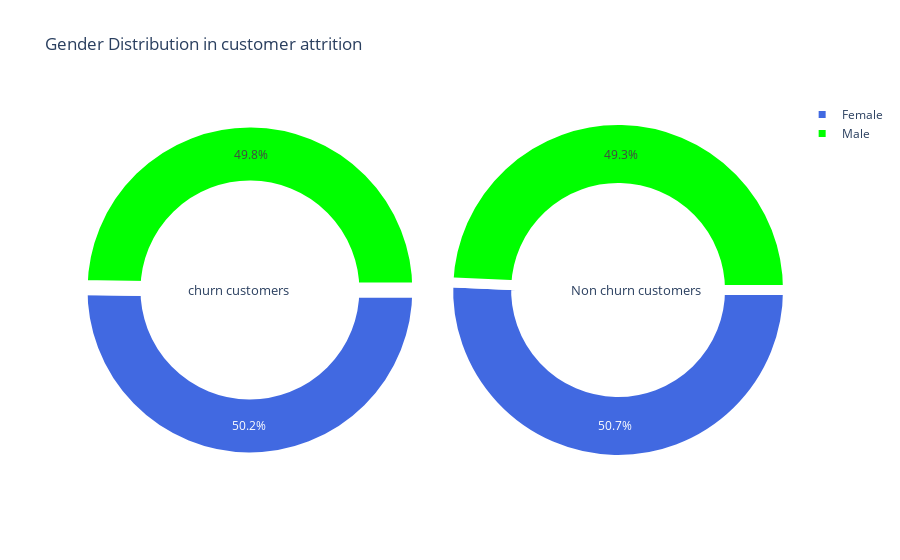

Source (notebook cell):
### Code cell
#function  for pie plot for customer attrition types
trace1 = go.Pie(values  = churn['gender'].value_counts().values.tolist(), # takes only values of male n female
                    labels  = churn['gender'].value_counts().keys().tolist(),# taeks only labels Female n male
                    domain  = dict(x = [0,.48]), # size of diagram
                    marker = dict(colors =  [ 'royalblue' ,'lime'], # colour inside the Pie charts
                             line = dict(color = "white",width = 15.0)), # line is whit an width of line 
               rotation = 90,hole = .6) # rotation like a circle & hole circle inside Pie charts
    
    
trace2 = go.Pie(values  = not_churn['gender'].value_counts().values.tolist(),
                    labels  = not_churn['gender'].value_counts().keys().tolist(),
                    domain  = dict(x = [.52,1]),
                    marker = dict(colors =  [ 'royalblue' ,'lime'],
                             line = dict(color = "white",width =  10.0)),
               rotation = 90,hole = .6)
        


layout = go.Layout(dict(title = " Gender Distribution in customer attrition "),
                   annotations = [dict(text = "churn customers",
                                                font = dict(size = 13),# font size of Churn Customers
                                                showarrow = False,
                                                x = .15, y = .5),
                                           dict(text = "Non churn customers",
                                                font = dict(size = 13),
                                                showarrow = False,
                                                x = .88,y = .5
                                               )
                                          ]
                           )
                      

data = [trace1,trace2]
fig  = go.Figure(data = data,layout = layout)
py.iplot(fig)

### Figure 1 — Plotly figure (JSON) as saved in the notebook; plotly's stock layout.template omitted (floating-point values rounded to 4 significant figures)
{"data": [{"domain": {"x": [0, 0.48]}, "hole": 0.6, "labels": ["Female", "Male"], "marker": {"colors": ["royalblue", "lime"], "line": {"color": "white", "width": 15}}, "rotation": 90, "type": "pie", "values": [939, 930]}, {"domain": {"x": [0.52, 1]}, "hole": 0.6, "labels": ["Male", "Female"], "marker": {"colors": ["royalblue", "lime"], "line": {"color": "white", "width": 10}}, "rotation": 90, "type": "pie", "values": [2625, 2549]}], "layout": {"annotations": [{"font": {"size": 13}, "showarrow": false, "text": "churn customers", "x": 0.15, "y": 0.5}, {"font": {"size": 13}, "showarrow": false, "text": "Non churn customers", "x": 0.88, "y": 0.5}], "title": {"text": " Gender Distribution in customer attrition "}}}
